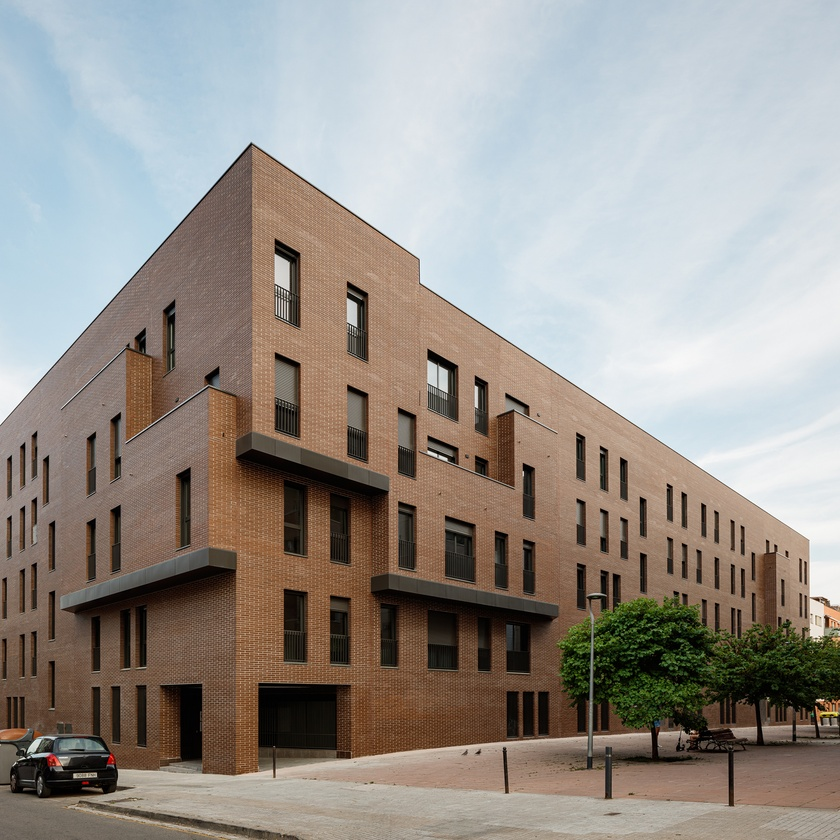
#> input picture pictures/edifice.jpeg, 840 x 840 px, shrunk from 1920 x 1920 before the run, found by its file name
$ python Report_Code.py
#> lines starting #> are read from the running program, lines starting #| are printed output that depends on the picture; after the words box and inside, x2 and y2 are one past the last pixel; in counts of white or black regions, pixels touching at a corner belong together
import cv2
import matplotlib.pyplot as plt

# Function to display images using a 2x3 grid for up to 6 images
def display_images(images, titles):
    plt.figure(figsize=(10, 8))
    for i in range(len(images)):
        plt.subplot(2, 3, i + 1)  # Using 2 rows and 3 columns to accommodate up to 6 images
        plt.imshow(images[i], 'gray')
        plt.title(titles[i])
        plt.axis('off')
    plt.tight_layout()  # Optional: For better spacing between plots
    plt.show()

# Load the image and convert to grayscale (adjust this path to your actual image)
image_path = "pictures\edifice.jpeg"
original_image = cv2.imread(image_path)
#> original_image is the input picture: shape (840, 840, 3); mean B, G, R 139.2, 145.4, 151.5
grayscale_image = cv2.cvtColor(original_image, cv2.COLOR_BGR2GRAY)
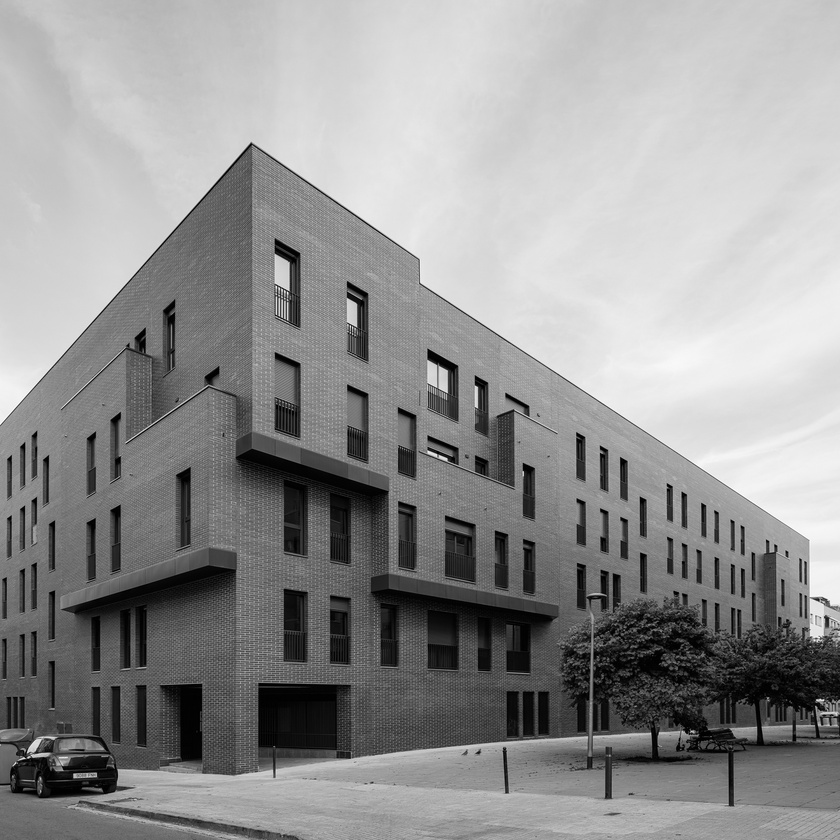
#> grayscale_image: shape (840, 840); min 0, max 255, mean 146.5

# Parameters to be modified
tam_kernel_1 = 11  # Block size (must be odd)
tam_kernel_2 = 25  # Larger block size
constant_1 = 2  # Constant subtracted from the mean
constant_2 = 10  # Larger constant to see the effect

# Apply adaptive thresholding with modified parameters
adaptive_thresh_mean_1 = cv2.adaptiveThreshold(grayscale_image, 255, cv2.ADAPTIVE_THRESH_MEAN_C,
                                               cv2.THRESH_BINARY, tam_kernel_1, constant_1)
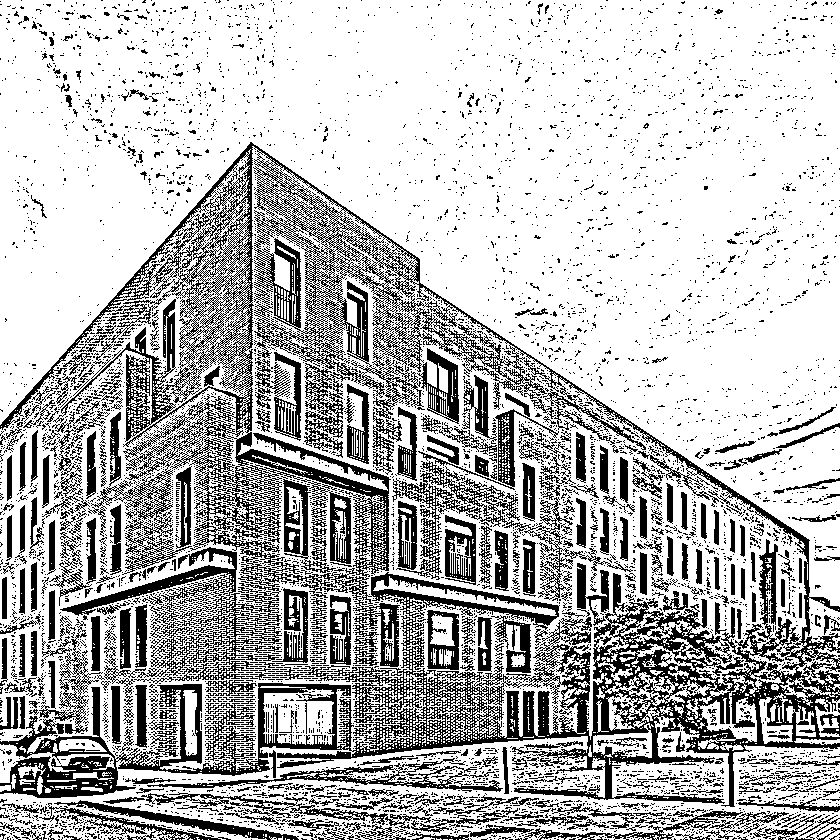
#> adaptive_thresh_mean_1: shape (840, 840); 72.4% white; 6692 black regions (6193 under 20 px), largest, box (x1, y1, x2, y2) and area: (0, 142, 840, 807) 93438, (60, 547, 258, 681) 5264, (393, 461, 633, 601) 4234
adaptive_thresh_mean_2 = cv2.adaptiveThreshold(grayscale_image, 255, cv2.ADAPTIVE_THRESH_MEAN_C,
                                               cv2.THRESH_BINARY, tam_kernel_2, constant_2)
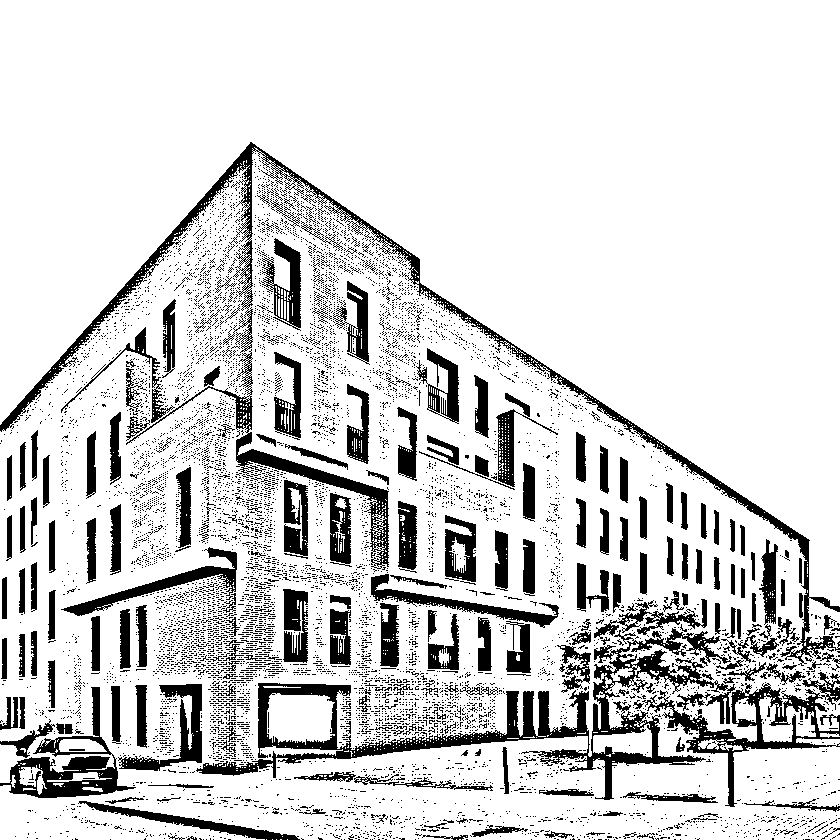
#> adaptive_thresh_mean_2: shape (840, 840); 83.5% white; 7889 black regions (7647 under 20 px), largest, box (x1, y1, x2, y2) and area: (196, 628, 736, 800) 14036, (0, 142, 840, 666) 10515, (642, 672, 840, 807) 4789

adaptive_thresh_gauss_1 = cv2.adaptiveThreshold(grayscale_image, 255, cv2.ADAPTIVE_THRESH_GAUSSIAN_C,
                                                cv2.THRESH_BINARY, tam_kernel_1, constant_1)
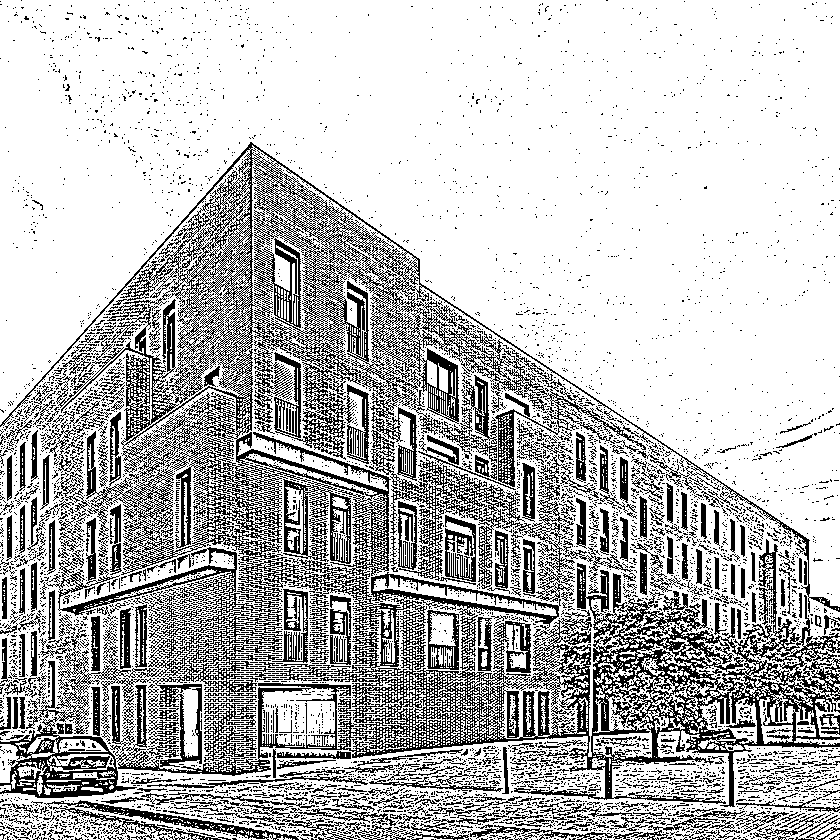
#> adaptive_thresh_gauss_1: shape (840, 840); 73.8% white; black in thin lines or dots
adaptive_thresh_gauss_2 = cv2.adaptiveThreshold(grayscale_image, 255, cv2.ADAPTIVE_THRESH_GAUSSIAN_C,
                                                cv2.THRESH_BINARY, tam_kernel_2, constant_2)
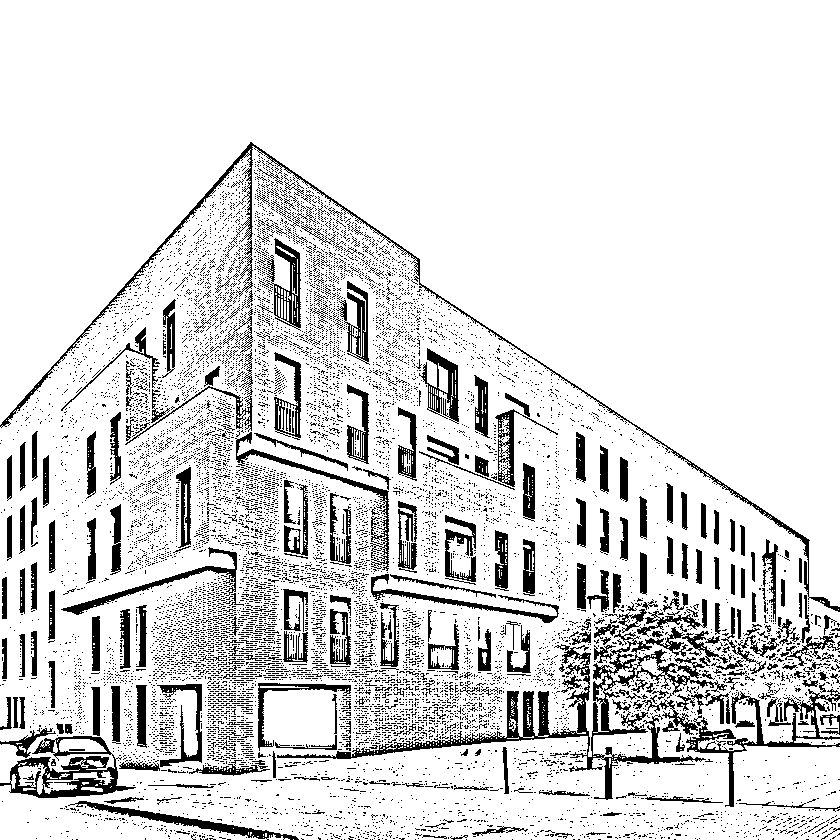
#> adaptive_thresh_gauss_2: shape (840, 840); 86.2% white; 10609 black regions (10281 under 20 px), largest, box (x1, y1, x2, y2) and area: (277, 627, 727, 800) 8229, (0, 142, 840, 612) 4163, (0, 736, 136, 798) 2892

# Display the images in a 2x3 grid
images = [grayscale_image, adaptive_thresh_mean_1, adaptive_thresh_mean_2,
          adaptive_thresh_gauss_1, adaptive_thresh_gauss_2]
titles = ['Grayscale Image', 'Adaptive Mean (Block=11, C=2)', 'Adaptive Mean (Block=25, C=10)',
          'Adaptive Gaussian (Block=11, C=2)', 'Adaptive Gaussian (Block=25, C=10)']

display_images(images, titles)
#> the loop in display_images, `for i in range(len(images)):` made 5 passes

$ run again, with pictures/R.jpeg copied over pictures/edifice.jpeg
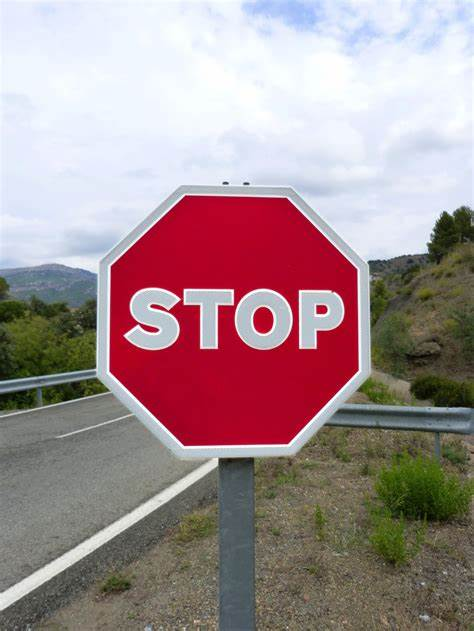
#> input picture pictures/R.jpeg, 474 x 631 px, found by its file name
#> original_image is the input picture: shape (631, 474, 3); mean B, G, R 144.8, 142.3, 163.2
#> `adaptive_thresh_mean_1 = cv2.adaptiveThreshold(grayscale_image, 255, c..`:
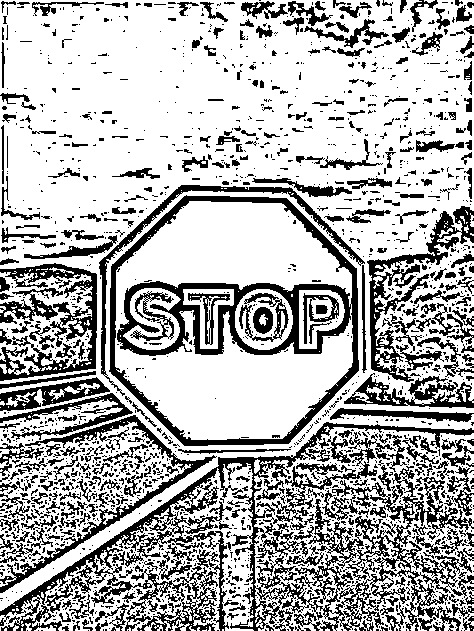
#> adaptive_thresh_mean_1: shape (631, 474); 70.1% white; 1793 black regions (1415 under 20 px), largest, box (x1, y1, x2, y2) and area: (0, 422, 474, 631) 21357, (109, 195, 359, 446) 10467, (0, 263, 97, 381) 3605
#> adaptive_thresh_mean_2: shape (631, 474); 81.2% white; 2153 black regions (1947 under 20 px), largest, box (x1, y1, x2, y2) and area: (110, 195, 359, 446) 16893, (0, 422, 474, 626) 4751, (0, 264, 97, 381) 2940
#> adaptive_thresh_gauss_1: shape (631, 474); 73.7% white; black in thin lines or dots
#> `adaptive_thresh_gauss_2 = cv2.adaptiveThreshold(grayscale_image, 255, ..`:
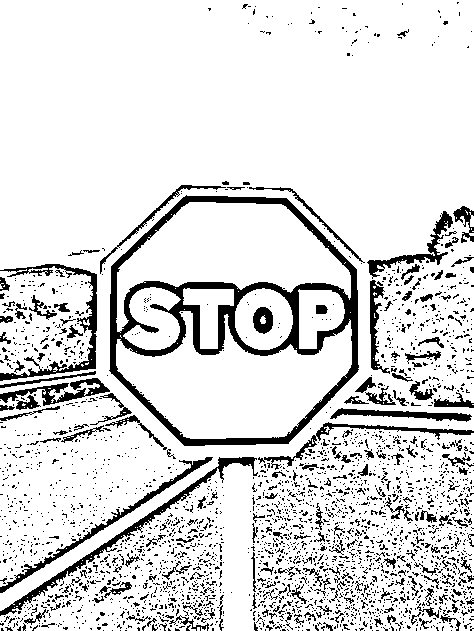
#> adaptive_thresh_gauss_2: shape (631, 474); 86.3% white; 2747 black regions (2529 under 20 px), largest, box (x1, y1, x2, y2) and area: (109, 195, 359, 446) 10370, (0, 457, 258, 616) 1953, (0, 264, 97, 381) 1703
#> the loop in display_images, `for i in range(len(images)):` made 5 passes

$ run again, with pictures/calle.jpeg copied over pictures/edifice.jpeg
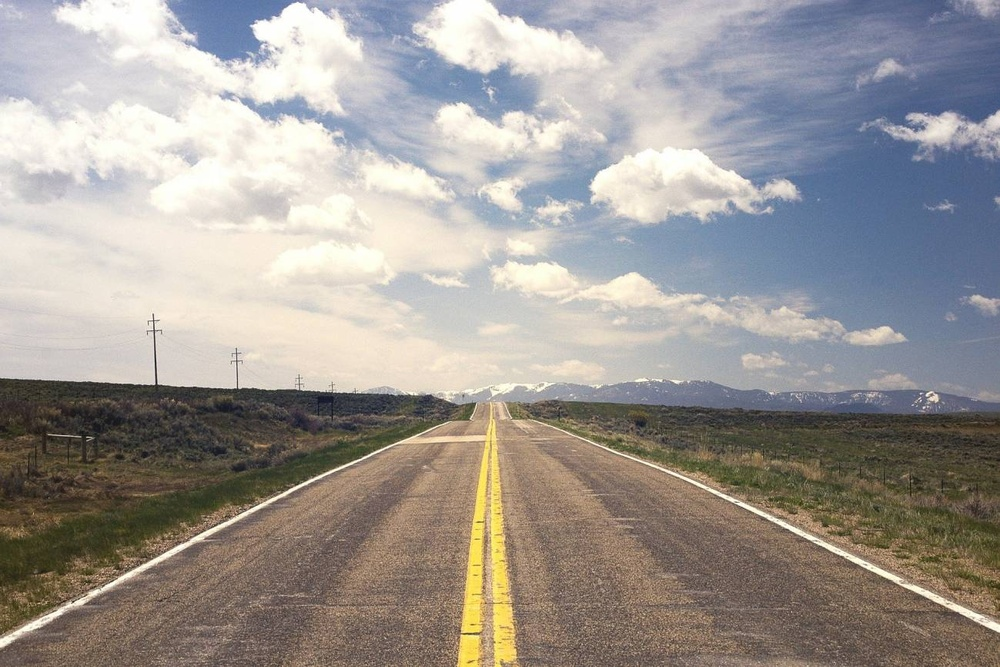
#> input picture pictures/calle.jpeg, 1000 x 667 px, shrunk from 1299 x 866 before the run, found by its file name
#> original_image is the input picture: shape (667, 1000, 3); mean B, G, R 148.9, 153.1, 158.1
#> `adaptive_thresh_mean_1 = cv2.adaptiveThreshold(grayscale_image, 255, c..`:
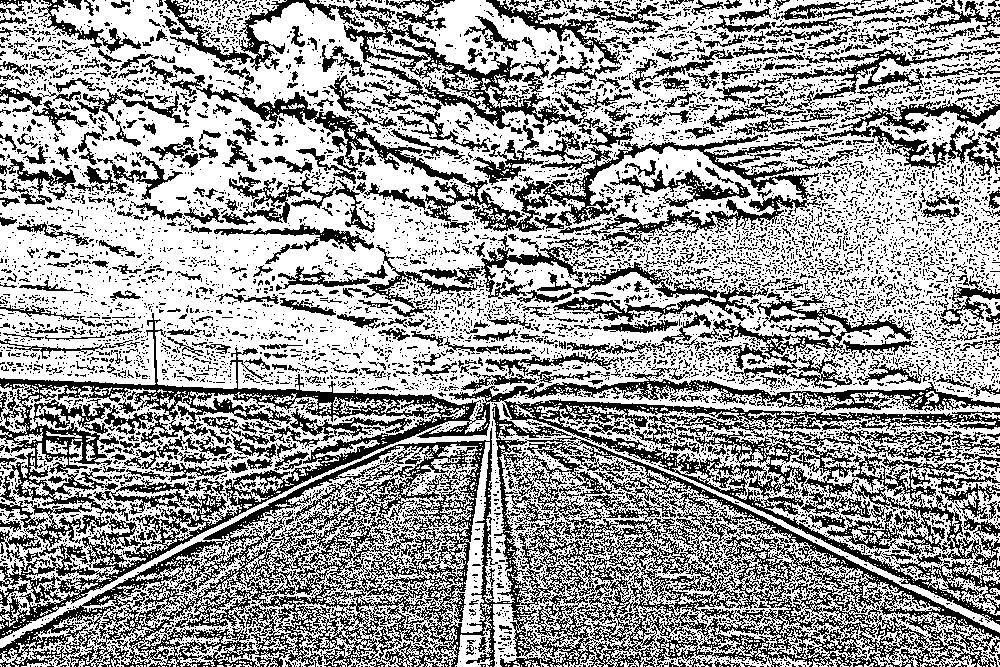
#> adaptive_thresh_mean_1: shape (667, 1000); 61.4% white; black in thin lines or dots
#> adaptive_thresh_mean_2: shape (667, 1000); 80.2% white; 8338 black regions (7571 under 20 px), largest, box (x1, y1, x2, y2) and area: (0, 313, 478, 498) 8284, (472, 386, 1000, 430) 4658, (393, 441, 504, 667) 4647
#> adaptive_thresh_gauss_1: shape (667, 1000); 65.2% white; black in thin lines or dots
#> `adaptive_thresh_gauss_2 = cv2.adaptiveThreshold(grayscale_image, 255, ..`:
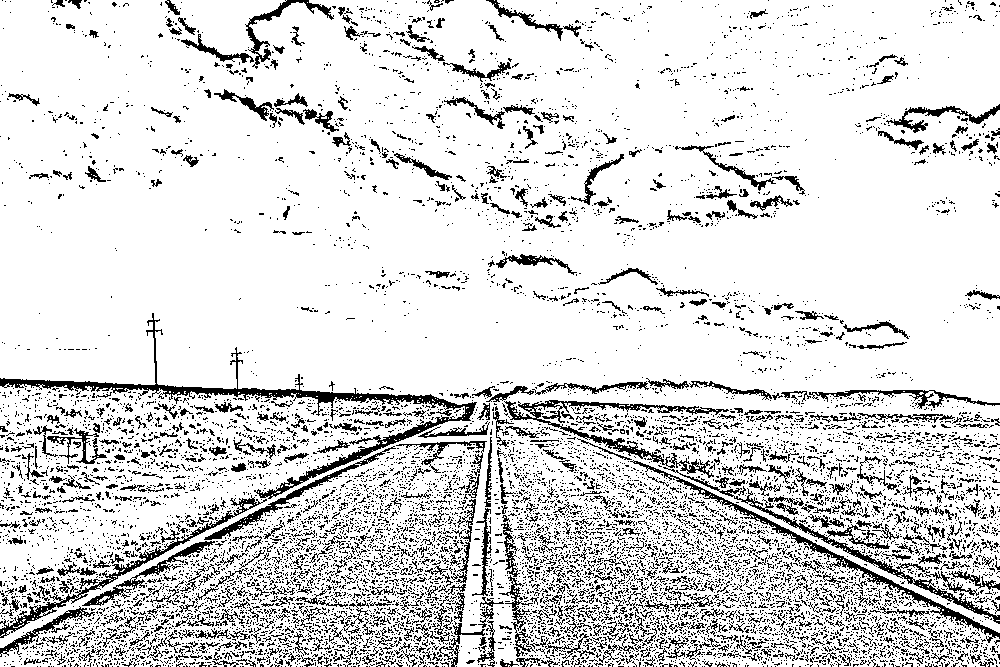
#> adaptive_thresh_gauss_2: shape (667, 1000); 85.4% white; black in thin lines or dots
#> the loop in display_images, `for i in range(len(images)):` made 5 passes
